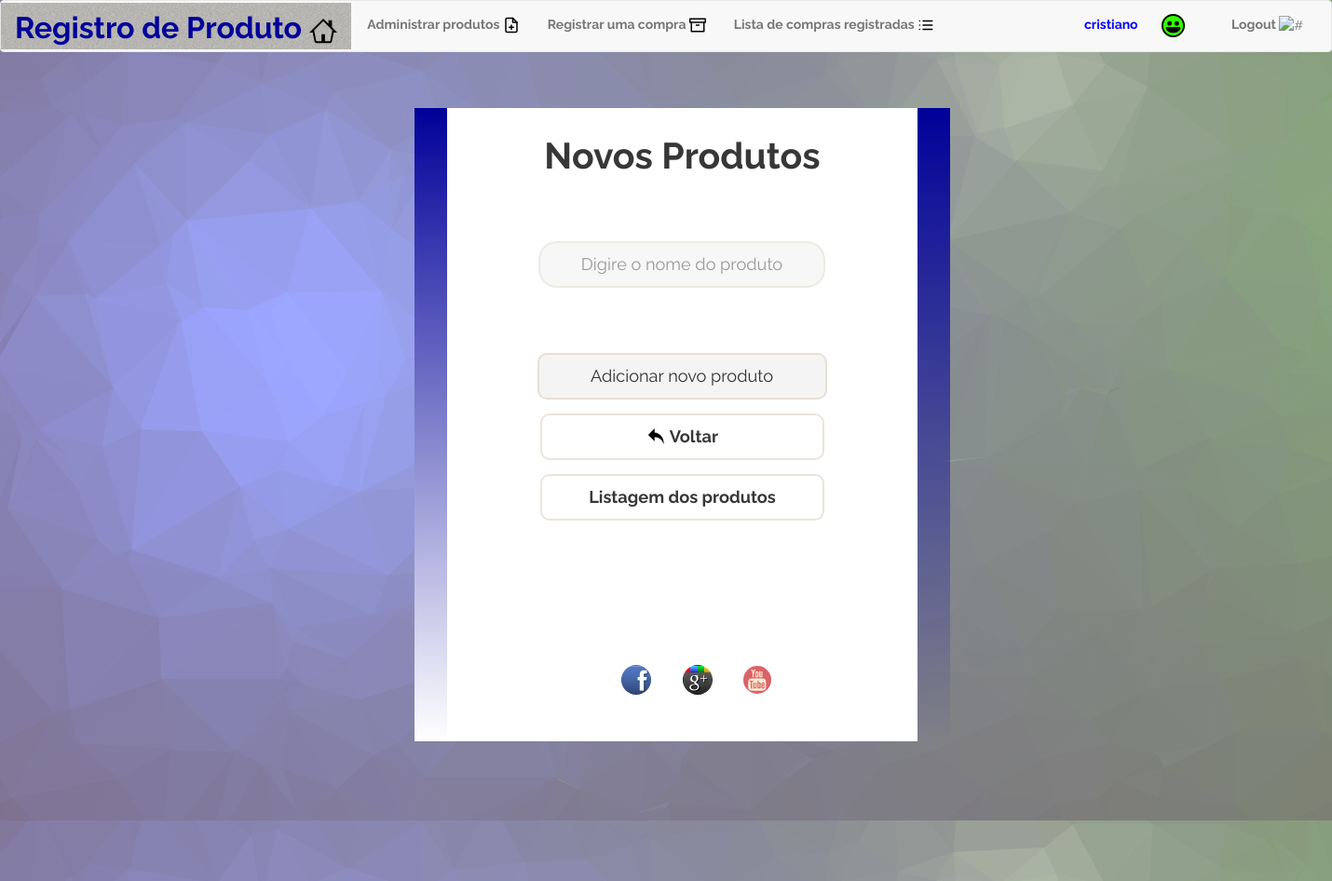
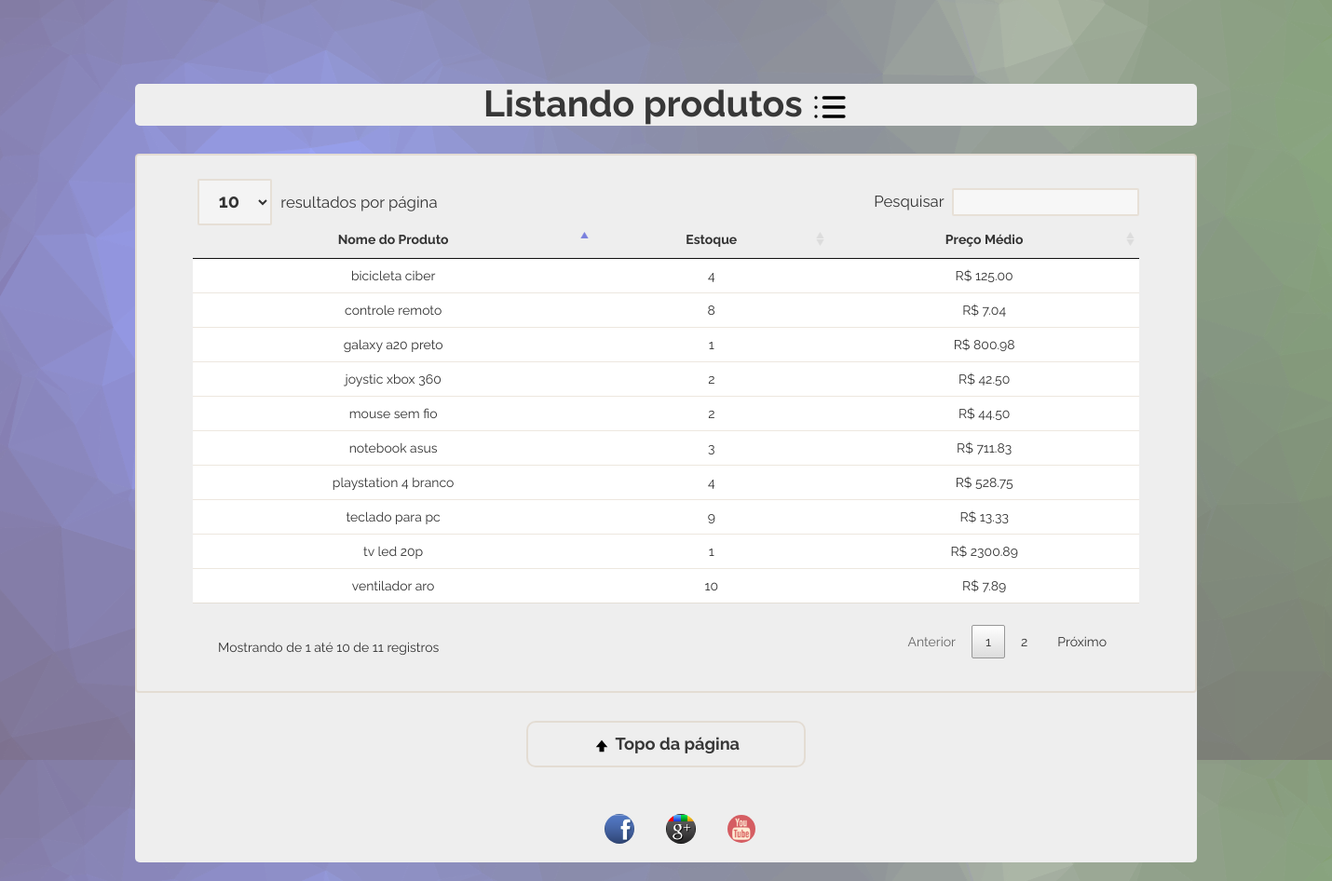
The page /produtos/ (signed in) on the database its author committed (2 pictures, top to bottom).
### estoque/models.py (models this page shows, shortened)
class Produto(models.Model):
    nome = models.CharField(max_length=300)
    valor_medio = models.DecimalField(max_digits=12, decimal_places=2, default=0)

### estoque/views.py (the view)
# urls.py: path('produtos/', views.produtos, name="produtos"),
@login_required(login_url='/login/')
def produtos(request):
    if request.method == 'POST':
        form = AddProdutoForm(request.POST)
        if form.is_valid():
            form.save()
            messages.add_message(request, messages.SUCCESS, 'Produto cadastrado com sucesso.')
    form = AddProdutoForm()
    produto_list = Produto.objects.all().order_by("nome").annotate(estoque=Sum('compra__quantidade'))
    return render(request, 'estoque/produtos.html', {'produto_list': produto_list, 'form': form})

### estoque/forms.py
class AddProdutoForm(forms.ModelForm):
    nome = forms.CharField(label='', max_length=300, widget=forms.TextInput(attrs={'placeholder':'Digire o nome do produto'}))
    class Meta:
        model = Produto
        fields = ('nome',)

### estoque/templates/estoque/produtos.html (shortened to what this page needs)
{% extends "estoque/baseEstoque.html" %}
{% block content %}
<div class="center-div">
    <h2><strong>Novos Produtos</strong></h2>
    <br>
    <br>
    <div class='form-wrapper'>
        <form action="{%url 'produtos'%}" method="post">
            {{ form }}
            <br>
            <br>
            <input type="submit" value="Adicionar novo produto"/>
        </form>
    </div>
    <a href="{%url 'home'%}"><li><img src="../static/estoque/iconesO/reply.svg" alt="" width="20px" height="20px"> <strong>Voltar</strong></li></a>
    <a href="#listagem"><li><strong>Listagem dos produtos</strong></li></a>
    <br>
    <br>
    <br>
    <br>
    <br>
    <br>
    <br>
    <a href="https://www.facebook.com/"><img src="../static/estoque/imgs/facebook.png" alt="" class="a"> </a>
    <a href="https://www.google.com/"><img src="../static/estoque/imgs/googleplus.png" alt="" class="a"></a>
    <a href="https://www.youtube.com/?hl=pt&gl=BR"><img src="../static/estoque/imgs/youtube.png" alt="" class="a" width="30px"></a>
</div>
<div class="center-div2">
</div>
<br>
<br>
<br>
<br>
<br>
<br>
<br>
<h2 class="table-title" id="listagem"><strong>Listando produtos <img src="../static/estoque/iconesF/list.svg" alt="" width="40px" height="40px"></strong></h2>
<div class="fundo">
    <table class="estoqueDatatable" data-page-length='10'>
        <thead>
            <tr>
                <th><strong>Nome do Produto</strong></th>
                <th><strong>Estoque</strong></th>
                <th><strong>Preço Médio</strong></th>
            </tr>
        </thead>
        <tbody>
            {% for produto in produto_list %}
            <tr>
                <td>{{produto.nome}}</td>
                <td>
                    {%if produto.estoque%}
                    {{produto.estoque}}
                    {%else%}
                    0
                    {%endif%}
                </td>
                <td>
                    {%if produto.valor_medio%}
                    R$ {{produto.valor_medio}}
                    {%else%}
                    R$ 0
                    {%endif%}
                </td>
            </tr>
            {% endfor %}
        </tbody>
    </table>
    <a href="#produto"><li id="voltar-listagem"><img src="../static/estoque/iconesO/arrow-up.svg" alt="" width="20px" height="20px"> <strong>Topo da página</strong></li></a>
    <br>
    <center>
        <a href="https://www.facebook.com/"><img src="../static/estoque/imgs/facebook.png" alt="" class="a"> </a>
        <a href="https://www.google.com/"><img src="../static/estoque/imgs/googleplus.png" alt="" class="a"></a>
        <a href="https://www.youtube.com/?hl=pt&gl=BR"><img src="../static/estoque/imgs/youtube.png" alt="" class="a" width="30px"></a>
    </center>
    <br>
</div>
{% endblock %}

### estoque/templates/estoque/baseEstoque.html (shortened to what this page needs)
{% load staticfiles %}
<!DOCTYPE html>
<html lang="pt-br">
<head>
	<link rel="stylesheet" href="{% static 'estoque/css/bootstrap.min.css' %}" type = "text/css"/>
	<link rel="stylesheet" href="{% static 'estoque/css/datatables.min.css' %}" type = "text/css"/>
	<link rel="stylesheet" href="{% static 'estoque/css/meuEstilo.css' %}" type = "text/css"/>
</head>
<body>
	<nav class="navbar navbar-default">
		<div class="container-fluid">
			<div class="navbar-header">
				<a class="navbar-brand" href="{%url 'home'%}"><span id="estoque-brand"><strong>Registro de Produto</strong> <img src="../static/estoque/iconesO/home.svg" alt="" width="30px" height="30px"></span></a>
			</div>
			<div class="collapse navbar-collapse" id="bs-example-navbar-collapse-1">
				{%if user.is_authenticated%}
				<ul class="nav navbar-nav">
					<li><a href="{%url 'produtos'%}"><strong>Administrar produtos <img src="../static/estoque/iconesF/file-plus.svg" alt="" width="18px" height="18px"></strong></a></li>
					<li><a href="{%url 'compra'%}"><strong>Registrar uma compra <img src="../static/estoque/iconesF/archive.svg" alt="" width="18px" height="18px"></strong></a></li>
					<li><a href="{%url 'listagem_compras'%}"><strong>Lista de compras registradas <img src="../static/estoque/iconesF/list.svg" alt="" width="18px" height="18px"></strong></a></li>
				</ul>
				<ul class="nav navbar-nav navbar-right">
					<li id="first-li-navbar-right" class="color-gold"><strong>{{user.username}}</strong><div class="circulo"><img src="../static/estoque/iconesO/smiley.svg" alt="IdentificadorPerfil" width="25px" height="25px"></div></li>
					<li ><a href="{%url 'logout'%}" ><strong>Logout</strong> <img src="../static/estoque/iconesO/sign-out.svg" alt="#" width="25px" height="25px"><span class="sr-only">(current)</span></a></li>
				</ul>
				{%endif%}
			</div>
		</div>
	</nav>
	<br>
	<div class="container">
		{% block content %}
		{% endblock %}
		<br>
	</div>
</body>
</html>

### estoque/static/estoque/css/meuEstilo.css (style rules this page uses)
body { background-image:url(imgs/fundo5.png); font-family: 'Raleway', sans-serif; }
li { list-style: none; }
a { color: #373737; }
.color-gold { color: #0000ff; }
.navbar a { font-size: 1em; }
#estoque-brand { font-size: 2.3em; }
.navbar-brand { margin: 2px; background-image: url(imgs/f2.png); color: #000099 !important; }
#first-li-navbar-right { padding: 15px 35px 15px 15px; }
.center-div { background-color: white; width: 540px; height: 680px; text-align: center; margin: auto; border-color: #DCD0C0; border-left-style: solid; border-width: 35px; -webkit-border-image: -webkit-gradient(linear, 0 0, 0 100%, from(#000099), to(rgba(0, 0, 0, 0))) 1 100%; -webkit-border-image: -webkit-linear-gradient(#000099, rgba(0, 0, 0, 0)) 1 100%; -moz-border-image: -moz-linear-gradient(#000099, rgba(0, 0, 0, 0)) 1 100%; -o-border-image: -o-linear-gradient(#000099, rgba(0, 0, 0, 0)) 1 100%; border-image: linear-gradient(to bottom, #000099, rgba(0, 0, 0, 0)) 1 100%; }
.center-div2 { width: 550px; height: 680px; text-align: center; margin: -680px 0px 0px 840px; border-color: #DCD0C0; border-left-style: solid; border-width: 35px; -webkit-border-image: -webkit-gradient(linear, 0 0, 0 100%, from(#000099), to(rgba(0, 0, 0, 0))) 1 100%; -webkit-border-image: -webkit-linear-gradient(#000099, rgba(0, 0, 0, 0)) 1 100%; -moz-border-image: -moz-linear-gradient(#000099, rgba(0, 0, 0, 0)) 1 100%; -o-border-image: -o-linear-gradient(#000099, rgba(0, 0, 0, 0)) 1 100%; border-image: linear-gradient(to bottom, #000099, rgba(0, 0, 0, 0)) 1 100%; }
.center-div h2 { padding-top: 30px; font-size: 2.8em; color: #373737; }
.center-div li, #voltar-listagem { color: #373737; margin: 15px 100px; padding: 10px 0px; border-style: solid; border-width: 2px; border-color: rgba(220, 208, 192, 0.575); border-radius: 2px; font-size: 1.3em; transition: 0.5s background-color; border-radius: 10px; }
.form-wrapper { width: 80%; margin: auto; margin-left: 50px; }
form input { text-align: center; width: 76%; margin-top: 20px; outline: 0; background: #f7f7f7; border: 0; padding: 10px; font-size: 1.3em; border-style: solid; border-color: rgba(220, 208, 192, 0.35); border-width: 2px; border-radius: 20px; }
form input[type=submit] { background: #f4f4f4 ; margin-top: 50px; padding: 10px 0px; width: 311px; border-color: rgba(220, 208, 192, 0.575); transition: 0.5s background-color; border-radius: 10px; }
::placeholder { color: #999; }
.table-title { font-size: 2.8em; color: #373737; text-align: center; margin-top: 100px; }
.fundo { background-color: #eee; border-radius: 5px; }
table.dataTable tbody tr { background-color: #ffffffff; border-bottom-style: solid; border-bottom-width: 1px; border-bottom-color: rgba(220, 208, 192, 0.5); }
table.dataTable th, table { text-align: center; }
table.dataTable { border-color: rgba(220, 208, 192, 0.575) !important; }
#voltar-listagem { width: 300px; text-align: center; margin: auto; margin-bottom: 30px; }
.table-title { background-color: #eee; border-radius: 5px; }
.a { border-radius: 20px; margin: 0px 0px 0px 30px; }
.circulo { margin: -21px 0px 0px 83px; background-color: #33ff00; border-radius: 20px; width: 25px; height: 25px }

### rows shown on the page
Produto: nome "bicicleta ciber", estoque "4", valor_medio "125.00"
Produto: nome "controle remoto", estoque "8", valor_medio "7.04"
Produto: nome "galaxy a20 preto", estoque "1", valor_medio "800.98"
Produto: nome "joystic xbox 360", estoque "2", valor_medio "42.50"
Produto: nome "mouse sem fio", estoque "2", valor_medio "44.50"
Produto: nome "notebook asus", estoque "3", valor_medio "711.83"
Produto: nome "playstation 4 branco", estoque "4", valor_medio "528.75"
Produto: nome "teclado para pc", estoque "9", valor_medio "13.33"
Produto: nome "tv led 20p", estoque "1", valor_medio "2300.89"
Produto: nome "ventilador aro", estoque "10", valor_medio "7.89"

### other values the page prints
{{ user.username }} "cristiano"
